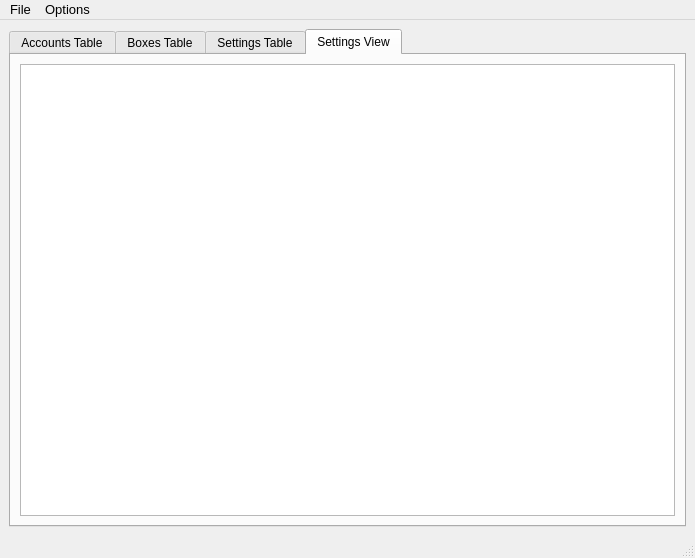
<?xml version="1.0" encoding="UTF-8"?>
<ui version="4.0">
 <class>MainWindow</class>
 <widget class="QMainWindow" name="MainWindow">
  <property name="geometry">
   <rect>
    <x>0</x>
    <y>0</y>
    <width>695</width>
    <height>558</height>
   </rect>
  </property>
  <property name="windowTitle">
   <string>Simple HTTP Server</string>
  </property>
  <property name="windowIcon">
   <iconset resource="resources.qrc">
    <normaloff>:/images/ic_app.png</normaloff>:/images/ic_app.png</iconset>
  </property>
  <widget class="QWidget" name="centralwidget">
   <layout class="QHBoxLayout" name="horizontalLayout">
    <item>
     <widget class="QTabWidget" name="tablesTabs">
      <property name="toolTip">
       <string/>
      </property>
      <property name="accessibleName">
       <string/>
      </property>
      <property name="currentIndex">
       <number>3</number>
      </property>
      <widget class="QWidget" name="accountsTab">
       <attribute name="title">
        <string>Accounts Table</string>
       </attribute>
       <layout class="QGridLayout" name="gridLayout">
        <item row="0" column="0">
         <widget class="QTableView" name="accountsTableView"/>
        </item>
       </layout>
      </widget>
      <widget class="QWidget" name="boxesTab">
       <attribute name="title">
        <string>Boxes Table</string>
       </attribute>
       <layout class="QGridLayout" name="gridLayout_2">
        <item row="0" column="0">
         <widget class="QTableView" name="boxesTableView"/>
        </item>
       </layout>
      </widget>
      <widget class="QWidget" name="accountBoxesSettingsTab">
       <attribute name="title">
        <string>Settings Table</string>
       </attribute>
       <layout class="QGridLayout" name="gridLayout_3">
        <item row="0" column="0">
         <widget class="QTableView" name="settingsTableView"/>
        </item>
       </layout>
      </widget>
      <widget class="QWidget" name="settingsViewTab">
       <attribute name="title">
        <string>Settings View</string>
       </attribute>
       <layout class="QGridLayout" name="gridLayout_4">
        <item row="0" column="0">
         <widget class="QTableView" name="settingsViewTableView"/>
        </item>
       </layout>
      </widget>
     </widget>
    </item>
   </layout>
  </widget>
  <widget class="QMenuBar" name="menubar">
   <property name="geometry">
    <rect>
     <x>0</x>
     <y>0</y>
     <width>695</width>
     <height>23</height>
    </rect>
   </property>
   <property name="font">
    <font>
     <pointsize>10</pointsize>
    </font>
   </property>
   <widget class="QMenu" name="menuFile">
    <property name="font">
     <font>
      <pointsize>10</pointsize>
     </font>
    </property>
    <property name="title">
     <string>File</string>
    </property>
    <addaction name="actionExit"/>
   </widget>
   <widget class="QMenu" name="menuOptions">
    <property name="font">
     <font>
      <pointsize>10</pointsize>
     </font>
    </property>
    <property name="title">
     <string>Options</string>
    </property>
    <addaction name="actionConfigure"/>
    <addaction name="separator"/>
    <addaction name="actionAbout"/>
   </widget>
   <addaction name="menuFile"/>
   <addaction name="menuOptions"/>
  </widget>
  <widget class="QStatusBar" name="statusbar"/>
  <action name="actionExit">
   <property name="text">
    <string>Exit</string>
   </property>
   <property name="font">
    <font>
     <pointsize>10</pointsize>
    </font>
   </property>
  </action>
  <action name="actionConfigure">
   <property name="text">
    <string>Configure...</string>
   </property>
   <property name="font">
    <font>
     <pointsize>10</pointsize>
    </font>
   </property>
  </action>
  <action name="actionAbout">
   <property name="text">
    <string>About</string>
   </property>
   <property name="font">
    <font>
     <pointsize>10</pointsize>
    </font>
   </property>
  </action>
 </widget>
 <resources>
  <include location="resources.qrc"/>
 </resources>
 <connections/>
</ui>
